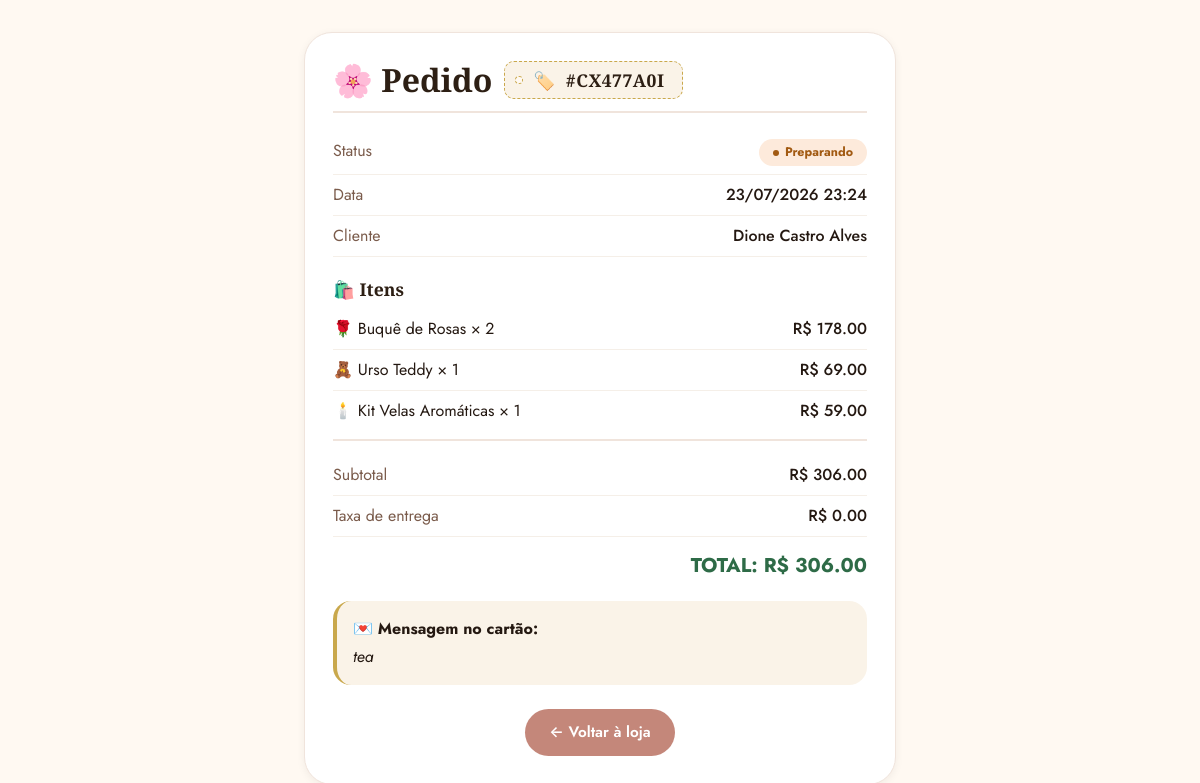
/pedido/CX477A0I, run on the app's committed database.
### models.py (models this page shows, shortened)
class Pedido(db.Model):
    __tablename__ = 'pedido'
    id = db.Column(db.Integer, primary_key=True)
    codigo = db.Column(db.String(20), unique=True, nullable=False)
    status = db.Column(db.String(30), default='Pendente')
    subtotal = db.Column(db.Float, nullable=False, default=0.0)
    taxa_entrega = db.Column(db.Float, nullable=False, default=0.0)
    total = db.Column(db.Float, nullable=False, default=0.0)
    observacao = db.Column(db.Text)
    mensagem_cartao = db.Column(db.String(300))
    data_pedido = db.Column(db.DateTime, default=lambda: datetime.now(timezone.utc))
    data_entrega = db.Column(db.DateTime)
    cliente_id = db.Column(db.Integer, db.ForeignKey('cliente.id'), nullable=False)
    local_entrega_id = db.Column(db.Integer, db.ForeignKey('local_entrega.id'), nullable=False)
    itens = db.relationship('ItemPedido', backref='pedido', lazy='joined', cascade='all, delete-orphan')

class Cliente(db.Model):
    __tablename__ = 'cliente'
    id = db.Column(db.Integer, primary_key=True)
    nome = db.Column(db.String(100), nullable=False)
    email = db.Column(db.String(100))
    telefone = db.Column(db.String(20), nullable=False, unique=True)
    criado_em = db.Column(db.DateTime, default=lambda: datetime.now(timezone.utc))
    pedidos = db.relationship('Pedido', backref='cliente', lazy=True)

class ItemPedido(db.Model):
    __tablename__ = 'item_pedido'
    id = db.Column(db.Integer, primary_key=True)
    pedido_id = db.Column(db.Integer, db.ForeignKey('pedido.id'), nullable=False)
    produto_id = db.Column(db.Integer, db.ForeignKey('produto.id'), nullable=False)
    quantidade = db.Column(db.Integer, nullable=False, default=1)
    preco_unitario = db.Column(db.Float, nullable=False)
    produto = db.relationship('Produto', lazy='joined')

class Produto(db.Model):
    __tablename__ = 'produto'
    id = db.Column(db.Integer, primary_key=True)
    nome = db.Column(db.String(100), nullable=False)
    descricao = db.Column(db.String(300))
    preco = db.Column(db.Float, nullable=False)
    emoji = db.Column(db.String(10), nullable=False)
    tag = db.Column(db.String(50))
    estoque = db.Column(db.Integer, default=99)
    ativo = db.Column(db.Boolean, default=True)
    categoria_id = db.Column(db.Integer, db.ForeignKey('categoria.id'), nullable=False)

### routes.py (the view)
@main_bp.route('/pedido/<codigo>')
def ver_pedido(codigo):
    pedido = Pedido.query.filter_by(codigo=codigo).first()
    if not pedido:
        return render_template('404.html', mensagem='Pedido não encontrado'), 404
    return render_template('pedido.html', pedido=pedido)

### templates/pedido.html (shortened to what this page needs)
<!DOCTYPE html>
<html lang="pt-BR">
<head>
  <link rel="stylesheet" href="{{ url_for('static', filename='css/theme.css') }}">
</head>
<body>
  <main id="conteudo" class="fb-container fb-container--narrow" style="padding-top: 32px; padding-bottom: 40px;">
    <div class="fb-card">
      <h1 style="display:flex; align-items:center; gap:12px; flex-wrap:wrap;">
        <span>🌸 Pedido</span>
        <span class="gift-tag"><span aria-hidden="true">🏷️</span><span class="gift-tag__code">#{{ pedido.codigo }}</span></span>
      </h1>
      <div class="fb-row">
        <span class="label">Status</span>
        <span class="status-badge status-{{ pedido.status | lower | replace(' ', '-') }}">{{ pedido.status }}</span>
      </div>
      <div class="fb-row"><span class="label">Data</span><span class="value">{{ pedido.data_pedido.strftime('%d/%m/%Y %H:%M') }}</span></div>
      <div class="fb-row"><span class="label">Cliente</span><span class="value">{{ pedido.cliente.nome if pedido.cliente else '—' }}</span></div>
      <div style="margin: 22px 0 8px;">
        <h2 style="font-size: 1.1rem; border: none; padding: 0; margin-bottom: 10px;">🛍️ Itens</h2>
        {% for item in pedido.itens %}
        <div class="fb-row">
          <span>{{ item.produto.emoji }} {{ item.produto.nome }} × {{ item.quantidade }}</span>
          <span class="value">R$ {{ "%.2f"|format(item.preco_unitario * item.quantidade) }}</span>
        </div>
        {% endfor %}
      </div>
      <div style="border-top: 2px solid var(--linha); padding-top: 14px;">
        <div class="fb-row"><span class="label">Subtotal</span><span class="value">R$ {{ "%.2f"|format(pedido.subtotal) }}</span></div>
        <div class="fb-row"><span class="label">Taxa de entrega</span><span class="value">R$ {{ "%.2f"|format(pedido.taxa_entrega) }}</span></div>
        <div class="fb-total">TOTAL: R$ {{ "%.2f"|format(pedido.total) }}</div>
      </div>
      {% if pedido.mensagem_cartao %}
      <div style="margin-top: 20px; background: var(--creme); padding: 16px; border-radius: var(--radius-md); border-left: 4px solid var(--ouro);">
        <strong>💌 Mensagem no cartão:</strong>
        <p style="font-style:italic; margin-top:4px;">{{ pedido.mensagem_cartao }}</p>
      </div>
      {% endif %}
      <div style="margin-top: 24px; text-align: center;">
        <a href="/" class="btn btn--primary">← Voltar à loja</a>
      </div>
    </div>
  </main>
</body>
</html>

### static/css/theme.css (style rules this page uses)
:root { --ink: #241811; --terra: #2d1f14; --musgo: #3a4a2f; --musgo-alt: #2e6b47; --seco: #7a5b4b; --seco-light: #a3907f; --rosa: #c4877a; --rosa-deep: #a06b5e; --petala: #e8b4a2; --ouro: #c9a84c; --ouro-claro: #f0d080; --creme: #faf3e8; --bg: #fff9f2; --paper: #ffffff; --linha: #f0e4dc; --linha-suave:#f5efe8; --erro: #b3261e; --erro-bg: #fbeae9; --sucesso: #2e6b47; --sucesso-bg: #e9f3ec; --aviso: #8a6d1a; --aviso-bg: #fdf3d9; --info: #2158a0; --info-bg: #e8f0fb; --font-serif: 'Cormorant Garamond', Georgia, serif; --font-sans: 'Jost', -apple-system, sans-serif; --radius-sm: 10px; --radius-md: 18px; --radius-lg: 28px; --radius-pill: 999px; --shadow-sm: 0 2px 8px rgba(36,24,17,0.06); --shadow-md: 0 8px 24px rgba(36,24,17,0.08); --shadow-lg: 0 20px 40px -16px rgba(36,24,17,0.18); --space-1: 4px; --space-2: 8px; --space-3: 12px; --space-4: 16px; --space-5: 20px; --space-6: 24px; --space-8: 32px; --space-10: 40px; color-scheme: light; }
*, *::before, *::after { box-sizing: border-box; }
* { margin: 0; padding: 0; }
html { -webkit-text-size-adjust: 100%; }
body { font-family: var(--font-sans); background: var(--bg); color: var(--ink); line-height: 1.5; min-height: 100vh; }
a { color: var(--rosa-deep); }
h1, h2, h3 { font-family: var(--font-serif); color: var(--terra); font-weight: 600; line-height: 1.15; }
button, a, input, select, textarea { font-family: inherit; }
.fb-container { max-width: 1200px; margin: 0 auto; padding: 0 24px; }
.fb-container--narrow { max-width: 640px; }
.btn { display: inline-flex; align-items: center; justify-content: center; gap: 8px; border: none; border-radius: var(--radius-pill); font-family: var(--font-sans); font-weight: 600; font-size: 0.95rem; padding: 12px 24px; cursor: pointer; transition: background 0.18s, transform 0.12s, box-shadow 0.18s; text-decoration: none; }
.btn--primary { background: var(--rosa); color: #fff; }
.fb-card { background: var(--paper); border-radius: var(--radius-lg); padding: 28px; border: 1px solid var(--linha); box-shadow: var(--shadow-sm); }
.fb-card h1, .fb-card h2 { border-bottom: 2px solid var(--linha); padding-bottom: 12px; margin-bottom: 18px; }
.status-badge { display: inline-flex; align-items: center; gap: 6px; padding: 4px 14px; border-radius: var(--radius-pill); font-weight: 700; font-size: 0.78rem; text-transform: capitalize; white-space: nowrap; }
.status-badge::before { content: ''; width: 6px; height: 6px; border-radius: 50%; background: currentColor; }
.status-preparando { background: #fdeadb; color: #a25a12; }
.gift-tag { position: relative; display: inline-flex; align-items: center; gap: 10px; background: var(--creme); border: 1.5px dashed var(--ouro); border-radius: var(--radius-sm); padding: 8px 18px 8px 14px; font-family: var(--font-serif); font-size: 1.1rem; font-weight: 600; color: var(--terra); letter-spacing: 0.5px; }
.gift-tag::before { content: ''; width: 8px; height: 8px; border-radius: 50%; background: var(--bg); border: 1.5px dashed var(--ouro); margin-left: -4px; }
.gift-tag .gift-tag__code { font-variant-numeric: tabular-nums; }
.fb-row { display: flex; justify-content: space-between; gap: 12px; padding: 8px 0; border-bottom: 1px solid var(--linha-suave); }
.fb-row:last-child { border-bottom: none; }
.fb-row .label { color: var(--seco); }
.fb-row .value { font-weight: 500; text-align: right; }
.fb-total { font-size: 1.25rem; font-weight: 700; color: var(--musgo-alt); text-align: right; margin-top: 14px; }

### data on the page
Pedido: codigo "CX477A0I", status "Preparando", data_pedido "23/07/2026 23:24", subtotal "306.00", taxa_entrega "0.00", total "306.00", mensagem_cartao "tea"
Cliente: cliente "Dione Castro Alves"
ItemPedido: produto.emoji "🌹", produto.nome "Buquê de Rosas", quantidade "2", item.preco_unitario*item.quantidade "178.00"
ItemPedido: produto.emoji "🧸", produto.nome "Urso Teddy", quantidade "1", item.preco_unitario*item.quantidade "69.00"
ItemPedido: produto.emoji "🕯️", produto.nome "Kit Velas Aromáticas", quantidade "1", item.preco_unitario*item.quantidade "59.00"
